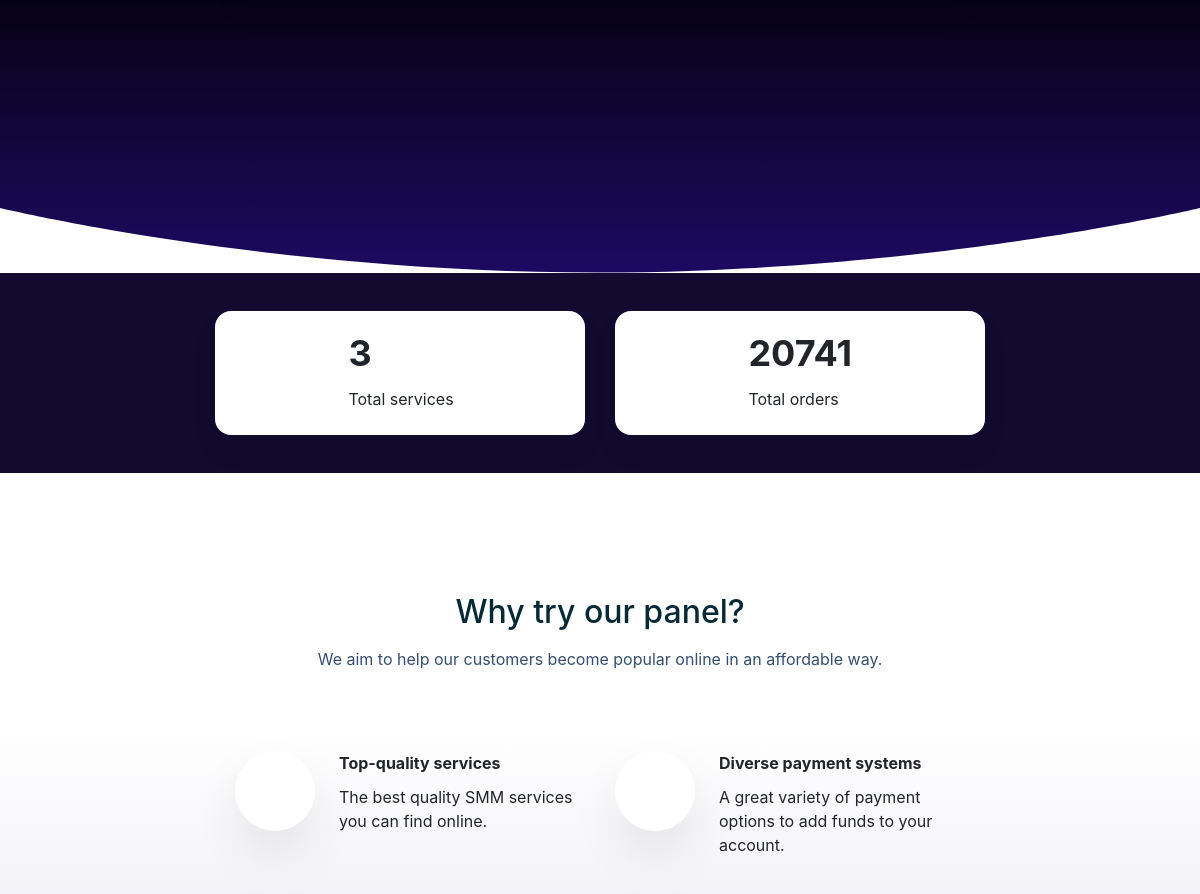
The app's page / (middle part), older data.
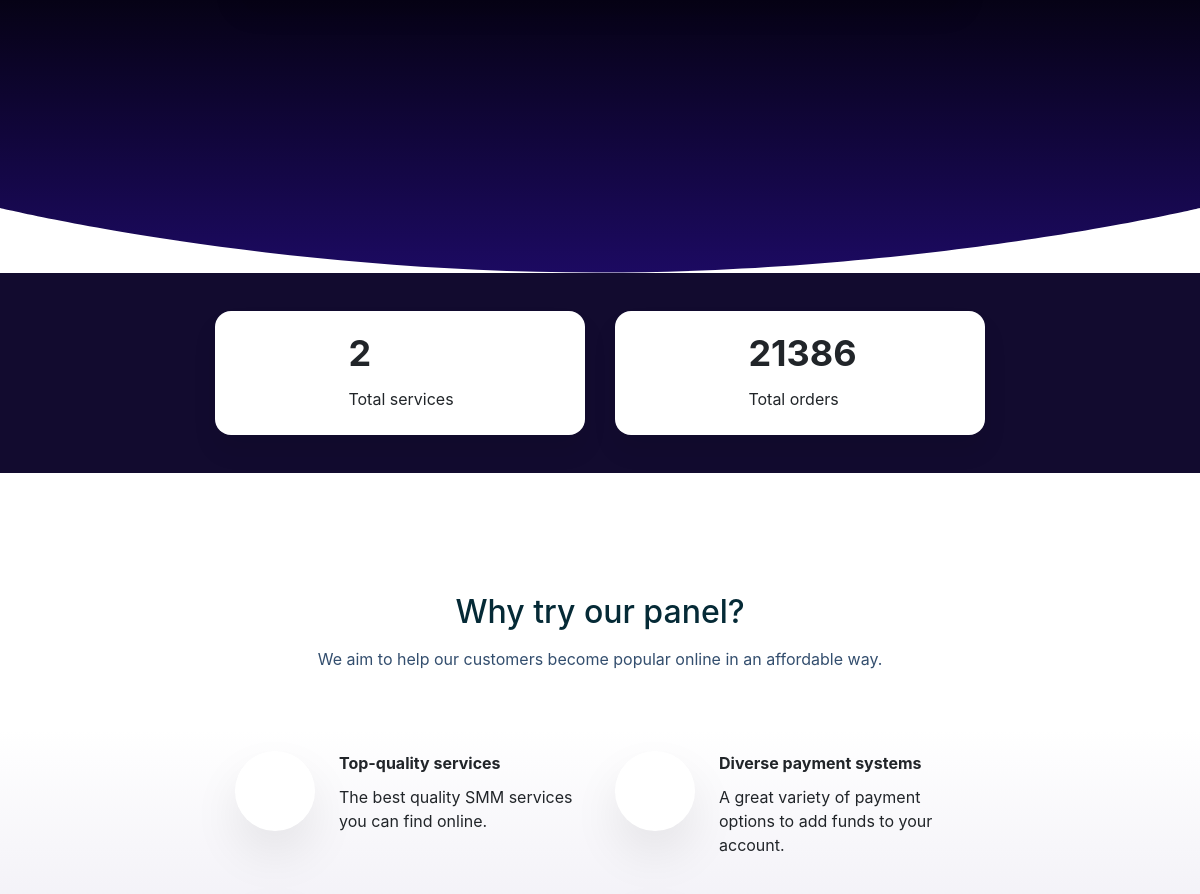
The same page, newer data.
### dashboard/models.py (models this page shows)
class CounterOrder(models.Model):
    counter = models.IntegerField()

### dashboard/views.py (the view)
# urls.py: path('', home_page, name="home"),
def home_page(request):
    if request.user.is_authenticated:
        return redirect('dashboard')
    categories = CategoryModel.objects.filter(active=True)
    services = []
    for category in categories:
        service = ServicesModel.objects.filter(active=True, category=category)
        if service.count() > 0:
            category.services = service
    return render(request, "home.html", {"category": services})

### dashboard/templatetags/get_live_updates.py (called while the page is built)
@register.simple_tag
def get_services_count():
    return ServicesModel.objects.all().count()

@register.simple_tag
def get_orders_count():
    counter = CounterOrder.objects.all().first()
    counter.counter = counter.counter + random.randint(2, 101)
    counter.save()
    return counter.counter

### dashboard/templates/home.html (shortened to what this page needs)
{% extends 'base.html' %} {% block content %}
<div class="wrapper wrapper-navbar">
    <div class="wrapper-content">
        <div class="wrapper-content__body">
            <div id="block_28" style="padding-top: 10px">
                <div class="block-signin">
                    <div class="divider-bottom"></div>
                </div>
            </div>
            {% include 'components/try_panel.html' %}
        </div>
    </div>
</div>
{% endblock content %}

### dashboard/templates/components/try_panel.html (shortened to what the changed rows need)
{% load get_live_updates %}
<div id="block_37">
    <div class="totals">
        <div class="container-fluid">
            <div class="row align-items-start justify-content-center">
                <div class="col-lg-4 col-md-6 mb-2 mt-2">
                    <div
                        class="card h-100"
                        style="padding-top: 24px; padding-bottom: 24px"
                    >
                        <div class="totals-block__card">
                            <div class="totals-block__card-right">
                                <div class="totals-block__count">
                                    <div
                                        class="totals-block__count-value style-text-primary"
                                        style="
                                            font-size: 36px;
                                            line-height: 36px;
                                        "
                                    >
                                        {% get_services_count %}
                                    </div>
                                </div>
                            </div>
                        </div>
                    </div>
                </div>
                <div class="col-lg-4 col-md-6 mb-2 mt-2">
                    <div
                        class="card h-100"
                        style="padding-top: 24px; padding-bottom: 24px"
                    >
                        <div class="totals-block__card">
                            <div class="totals-block__card-right">
                                <div class="totals-block__count">
                                    <div
                                        class="totals-block__count-value style-text-primary"
                                        style="
                                            font-size: 36px;
                                            line-height: 36px;
                                        "
                                    >
                                    {% get_orders_count %}
                                    </div>
                                </div>
                            </div>
                        </div>
                    </div>
                </div>
            </div>
        </div>
    </div>
</div>
<div id="block_8">
    <div class="header-with-text">
        <div class="container">
            <div class="row">
                <div class="col-12">
                    <div class="text-block__title style-header-text">
                        <h2 class="text-center">
                            <span style="text-align: CENTER"
                                >Why try our panel?</span
                            >
                        </h2>
                    </div>
                </div>
            </div>
        </div>
    </div>
</div>

Row changes from the older to the newer data that the page shows:
changed CounterOrder: counter+id "20741" → "21386"
Text that changed along with them:
text no longer shown: "3"
text now shown: "2"
